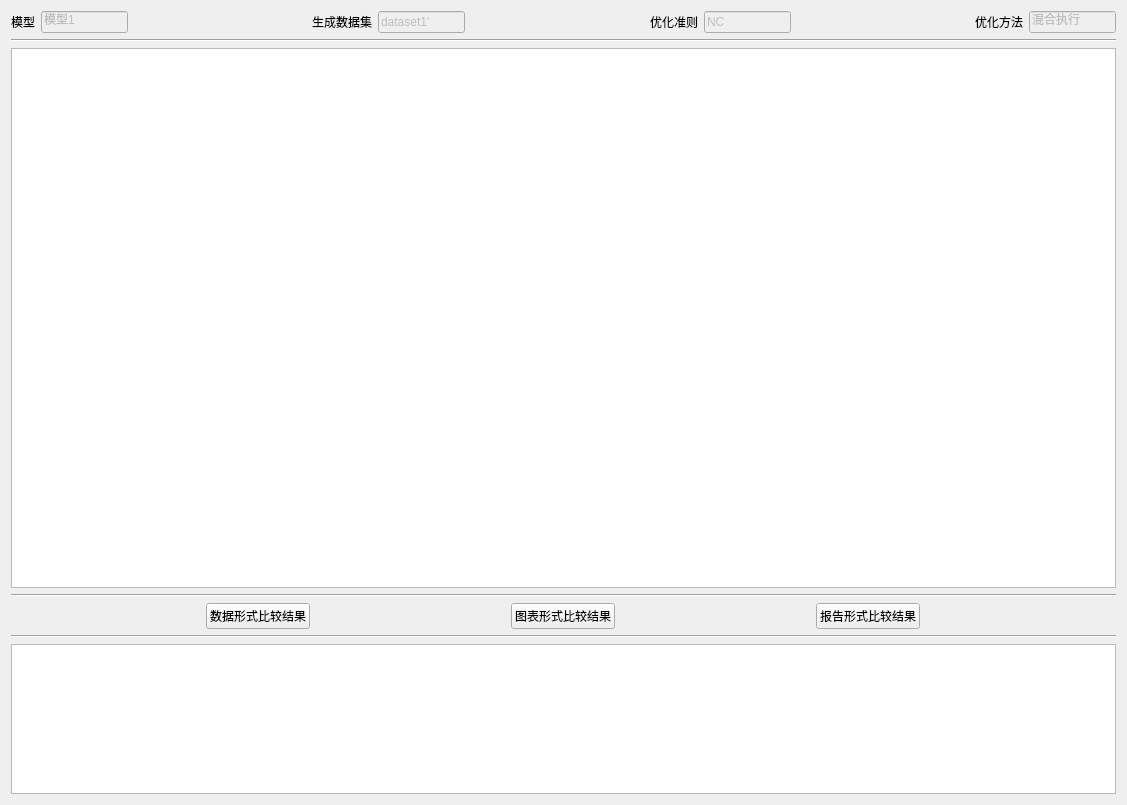
<?xml version="1.0" encoding="UTF-8"?>
<ui version="4.0">
 <class>Form</class>
 <widget class="QWidget" name="Form">
  <property name="geometry">
   <rect>
    <x>0</x>
    <y>0</y>
    <width>1127</width>
    <height>805</height>
   </rect>
  </property>
  <property name="windowTitle">
   <string>优化结果</string>
  </property>
  <layout class="QVBoxLayout" name="verticalLayout">
   <item>
    <layout class="QHBoxLayout" name="horizontalLayout_6">
     <item>
      <layout class="QHBoxLayout" name="horizontalLayout">
       <item>
        <widget class="QLabel" name="model_label">
         <property name="sizePolicy">
          <sizepolicy hsizetype="Preferred" vsizetype="Preferred">
           <horstretch>0</horstretch>
           <verstretch>0</verstretch>
          </sizepolicy>
         </property>
         <property name="text">
          <string>模型</string>
         </property>
        </widget>
       </item>
       <item>
        <widget class="QLineEdit" name="model_lineEdit">
         <property name="enabled">
          <bool>false</bool>
         </property>
         <property name="text">
          <string>模型1</string>
         </property>
        </widget>
       </item>
      </layout>
     </item>
     <item>
      <spacer name="horizontalSpacer">
       <property name="orientation">
        <enum>Qt::Horizontal</enum>
       </property>
       <property name="sizeHint" stdset="0">
        <size>
         <width>200</width>
         <height>20</height>
        </size>
       </property>
      </spacer>
     </item>
     <item>
      <layout class="QHBoxLayout" name="horizontalLayout_3">
       <item>
        <widget class="QLabel" name="gendata_label">
         <property name="sizePolicy">
          <sizepolicy hsizetype="Preferred" vsizetype="Preferred">
           <horstretch>0</horstretch>
           <verstretch>0</verstretch>
          </sizepolicy>
         </property>
         <property name="text">
          <string>生成数据集</string>
         </property>
        </widget>
       </item>
       <item>
        <widget class="QLineEdit" name="gendata_lineEdit">
         <property name="enabled">
          <bool>false</bool>
         </property>
         <property name="text">
          <string>dataset1'</string>
         </property>
        </widget>
       </item>
      </layout>
     </item>
     <item>
      <spacer name="horizontalSpacer_2">
       <property name="orientation">
        <enum>Qt::Horizontal</enum>
       </property>
       <property name="sizeHint" stdset="0">
        <size>
         <width>200</width>
         <height>20</height>
        </size>
       </property>
      </spacer>
     </item>
     <item>
      <layout class="QHBoxLayout" name="horizontalLayout_4">
       <item>
        <widget class="QLabel" name="optRule_label">
         <property name="sizePolicy">
          <sizepolicy hsizetype="Preferred" vsizetype="Preferred">
           <horstretch>0</horstretch>
           <verstretch>0</verstretch>
          </sizepolicy>
         </property>
         <property name="text">
          <string>优化准则</string>
         </property>
        </widget>
       </item>
       <item>
        <widget class="QLineEdit" name="optRule_lineEdit">
         <property name="enabled">
          <bool>false</bool>
         </property>
         <property name="text">
          <string>NC</string>
         </property>
        </widget>
       </item>
      </layout>
     </item>
     <item>
      <spacer name="horizontalSpacer_3">
       <property name="orientation">
        <enum>Qt::Horizontal</enum>
       </property>
       <property name="sizeHint" stdset="0">
        <size>
         <width>200</width>
         <height>20</height>
        </size>
       </property>
      </spacer>
     </item>
     <item>
      <layout class="QHBoxLayout" name="horizontalLayout_5">
       <item>
        <widget class="QLabel" name="optfun_label">
         <property name="sizePolicy">
          <sizepolicy hsizetype="Preferred" vsizetype="Preferred">
           <horstretch>0</horstretch>
           <verstretch>0</verstretch>
          </sizepolicy>
         </property>
         <property name="text">
          <string>优化方法</string>
         </property>
        </widget>
       </item>
       <item>
        <widget class="QLineEdit" name="optfun_lineEdit">
         <property name="enabled">
          <bool>false</bool>
         </property>
         <property name="text">
          <string>混合执行</string>
         </property>
        </widget>
       </item>
      </layout>
     </item>
    </layout>
   </item>
   <item>
    <widget class="Line" name="line_2">
     <property name="orientation">
      <enum>Qt::Horizontal</enum>
     </property>
    </widget>
   </item>
   <item>
    <widget class="QTextBrowser" name="optResult_textBrowser"/>
   </item>
   <item>
    <widget class="Line" name="line_3">
     <property name="orientation">
      <enum>Qt::Horizontal</enum>
     </property>
    </widget>
   </item>
   <item>
    <layout class="QHBoxLayout" name="horizontalLayout_2">
     <item>
      <widget class="QPushButton" name="dataResult">
       <property name="sizePolicy">
        <sizepolicy hsizetype="Fixed" vsizetype="Fixed">
         <horstretch>0</horstretch>
         <verstretch>0</verstretch>
        </sizepolicy>
       </property>
       <property name="text">
        <string>数据形式比较结果</string>
       </property>
      </widget>
     </item>
     <item>
      <widget class="QPushButton" name="chartResult">
       <property name="sizePolicy">
        <sizepolicy hsizetype="Fixed" vsizetype="Fixed">
         <horstretch>0</horstretch>
         <verstretch>0</verstretch>
        </sizepolicy>
       </property>
       <property name="text">
        <string>图表形式比较结果</string>
       </property>
      </widget>
     </item>
     <item>
      <widget class="QPushButton" name="reportResult">
       <property name="sizePolicy">
        <sizepolicy hsizetype="Fixed" vsizetype="Fixed">
         <horstretch>0</horstretch>
         <verstretch>0</verstretch>
        </sizepolicy>
       </property>
       <property name="text">
        <string>报告形式比较结果</string>
       </property>
      </widget>
     </item>
    </layout>
   </item>
   <item>
    <widget class="Line" name="line">
     <property name="orientation">
      <enum>Qt::Horizontal</enum>
     </property>
    </widget>
   </item>
   <item>
    <widget class="QTextBrowser" name="textBrowser_2">
     <property name="sizePolicy">
      <sizepolicy hsizetype="Expanding" vsizetype="Minimum">
       <horstretch>0</horstretch>
       <verstretch>0</verstretch>
      </sizepolicy>
     </property>
     <property name="maximumSize">
      <size>
       <width>16777215</width>
       <height>150</height>
      </size>
     </property>
     <property name="layoutDirection">
      <enum>Qt::LeftToRight</enum>
     </property>
     <property name="html">
      <string>&lt;!DOCTYPE HTML PUBLIC &quot;-//W3C//DTD HTML 4.0//EN&quot; &quot;http://www.w3.org/TR/REC-html40/strict.dtd&quot;&gt;
&lt;html&gt;&lt;head&gt;&lt;meta name=&quot;qrichtext&quot; content=&quot;1&quot; /&gt;&lt;style type=&quot;text/css&quot;&gt;
p, li { white-space: pre-wrap; }
&lt;/style&gt;&lt;/head&gt;&lt;body style=&quot; font-family:'SimSun'; font-size:7.2pt; font-weight:400; font-style:normal;&quot;&gt;
&lt;p align=&quot;justify&quot; style=&quot;-qt-paragraph-type:empty; margin-top:0px; margin-bottom:0px; margin-left:0px; margin-right:0px; -qt-block-indent:0; text-indent:0px; font-size:9pt;&quot;&gt;&lt;br /&gt;&lt;/p&gt;&lt;/body&gt;&lt;/html&gt;</string>
     </property>
    </widget>
   </item>
  </layout>
 </widget>
 <resources/>
 <connections/>
</ui>
